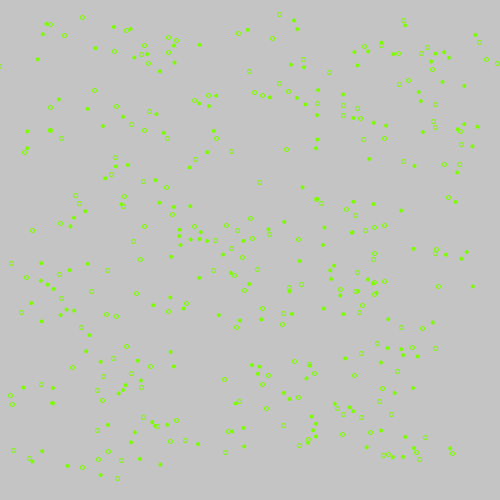
Frame 1 (no input)
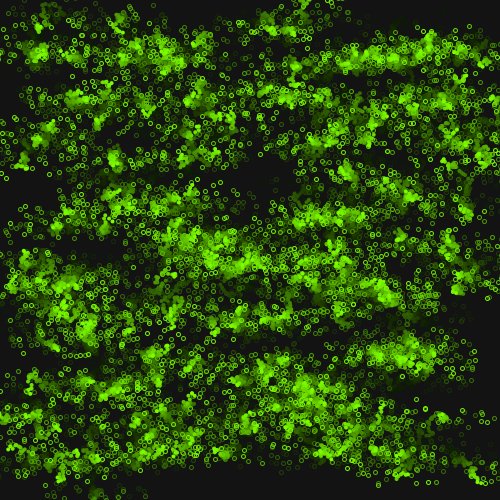
Frame 60 (the mouse pressed at the canvas centre just before this capture)
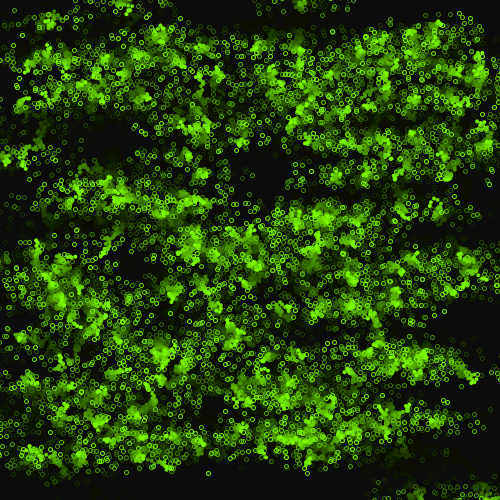
Frame 120 (the mouse held since frame 60 and released just before this capture)

The Processing sketch that drew these frames (run headless with seeded random() and noise(); from frame 60 on, the mouse is pressed at the canvas centre):

// Processing sketch: processing_165591
// ── processing_165591.pde

Ball [] b = new Ball[200];

void setup()
{
  size(500, 500);
  smooth();
  for (int i=0; i<b.length; i++)
  b[i] = new Ball(
    random(20, width-20), 
    random(20, height-20),
    4, 4);
  
}

void draw()
{
  fill(0, 10);
  noStroke();
  rect(0, 0, width, height);
  for (int i=0; i<b.length; i++)
  {
  b[i].show();
  b[i].move();
  }
}


class Ball
{
  float x, y, size;
  float speed;
  
  Ball(float x_, float y_, float sz, float s)
  {
  x = x_;
  y = y_;
  size = 4;
  speed = s;
  }
  
  void show()
  {
  noStroke();
  fill(124, 252, 0);
  ellipseMode(CENTER);
  ellipse(x,y,size,size);
  noFill();
  stroke(124, 252, 0);
  ellipse(x+random(-50, 50),y+random(-10, 10),size,size);

  
  }
  
  void move()
  {
  x+=random(-speed, speed);
  y+=random(-speed, speed);
  
  }
}
